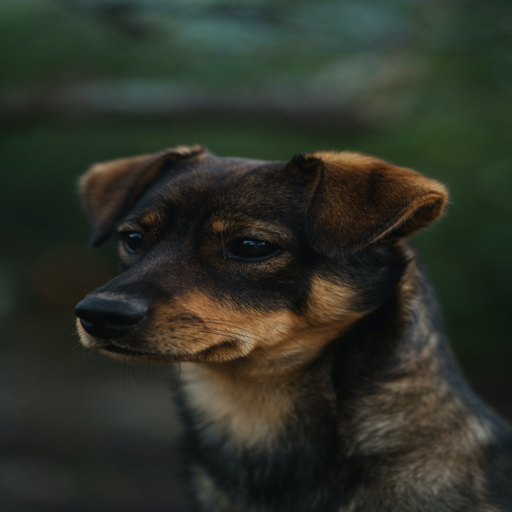
#> input picture image/dog512.png, 512 x 512 px
$ python main.py
#> lines starting #> are read from the running program, lines starting #| are printed output that depends on the picture
import os
import hashlib
import numpy as np
from PIL import Image
import math
image_path = "image/dog512.png"
# tool funtions
def calculate_sha256():
    # message_bytes = message.encode('utf-8')
    with open(image_path, 'rb') as file:
        image_bytes = file.read()
        sha256_hash = hashlib.sha256(image_bytes)
        hash_result = sha256_hash.hexdigest()
    return hash_result
def change_image_size(image_path, image_size, rename):
    img = Image.open(image_path)
    resize_image = img.resize((image_size, image_size))
    resize_image.save(f'image/{rename}.png')
    print(f"Finished resize {rename}")
def show_image(image_array):
    test = Image.fromarray(image_array)
    test.show()
# for step's function
def step4tostep6(V): # 因為step4到stpe6有重複所以在此做一個function
    # step 4
    B1, B2 = np.hsplit(V, 2)
    b1 = np.fliplr(B1)
    b2 = np.fliplr(B2)
    # step 5
    F = np.hstack((b1, b2))
    F_up, F_down = np.vsplit(F, 2)
    # 原本是分成四塊，分批上下反轉，但其實分成兩塊翻轉就好，所以直接跳到第六步，然後結合 np.flipud(F_up), np.flipud(F_down)
    # step 6
    G = np.vstack((np.flipud(F_up), np.flipud(F_down)))
    D = list(step6_cut_16(G)) # D1~D16
    d = [np.rot90(i,2) for i in D]
    # step 7
    H = np.vstack([
        np.hstack(d[:4]),
        np.hstack(d[4:8]),
        np.hstack(d[8:12]),
        np.hstack(d[12:])
    ])
    return H
def step6_cut_16(np_array): # step6's function
    vs_image = np.vsplit(np_array,4) # 切4等分，垂直等分
    y = []
    for i in vs_image:
        hs = np.hsplit(i,4) # 上面垂直切4等分的，每一段在切4等分，就有16等分了
        y.append(hs[0])
        y.append(hs[1])
        y.append(hs[2])
        y.append(hs[3])
    for i in y:
        yield i
def PWLCM_system(u , p):
    if 0 <= u and u < p:
        return u / p
    if p <= u and u < 0.5:
        return (u-p) / (0.5-p)
    if 0.5 <= u and u < 1:
        return (1-u)

def PWLCM(u_init,p, iterations):
    final_result = [u_init]

    for _ in range(iterations+200):
        result = PWLCM_system(final_result[-1], p)
        final_result.append(result)

    final_result = final_result[201:]
    return final_result
def sort_list(deal_list): # sort tools output => (value, 原始陣列的位置)
    dl_sort = sorted(deal_list) # dl_sort is deal_list_sort
    for i in range(len(deal_list)):
        yield dl_sort[i], deal_list.index(dl_sort[i])
def step11_switch(sorted_list, image_array): # step 11 switch
    image_array_copy = image_array.copy()
    M = len(image_array)
    N = len(image_array[0])
    for i in range(M):
        if sorted_list[i][1] % 2 == 0:
            shift_value = int((sorted_list[i][0] * (2**12)) % N)
            image_array_copy[i] = np.roll(image_array[i], shift = shift_value)
        else:
            shift_value = int((sorted_list[i][0] * (2**12)) % N)
            image_array_copy[i] = np.roll(image_array[i], shift = -(shift_value))
    return image_array_copy
def step16_row_diffusion(image_array, sorted_list): # step 16 use diffusion
    image_array_copy = image_array.copy()
    M = len(image_array)
    N = len(image_array[0])
    for i in range(M):
        if i ==0:
            for j in range(N):
                image_array_copy[i][j] = image_array[i][j] ^ (sorted_list[j][1])

        else:
            for j in range(N):
                image_array_copy[i][j] = image_array[i][j] ^ (image_array_copy[i-1][j])
    return image_array_copy
def step19_column_diffusion(image_array, sorted_index): # stpe 18 use diffusion
    image_array_copy = image_array.copy()
    M = len(image_array)
    N = len(image_array[0])
    for i in range(N):
        if i ==0:
            for j in range(M):
                image_array_copy[j][i] = image_array[j][i] ^ (sorted_index[j])

        else:
            for j in range(M):
                image_array_copy[j][i] = image_array[j][i] ^ (image_array_copy[j][i-1])
    return image_array_copy
def generat_block4x4(sorted_list_value): # step 20 use function
    sorted_list_value_copy = sorted_list_value.copy()
    for i in range(len(sorted_list_value)):
        if sorted_list_value[i] > 0.25:
            sorted_list_value_copy[i] = 1
        else:
            sorted_list_value_copy[i] = 0
    s = []
    for j in range(16):
        s.append(sorted_list_value_copy[8*j:8*j+8])
    def list_to_str(list_value):
        test = ''
        for i in range(8):
            test += str(list_value[i])
        return test
    for i in range(len(s)):
        s[i] = int(list_to_str(s[i]),2)
    return s
def change_array_block4x4(array): # step21 use fuction
    # 獲取數組的形狀（shape）
    height, width = array.shape
    # 定義子數組的大小 (4x4)
    subarray_height = 4
    subarray_width = 4
    # 創建一個空列表，用於存放子數組
    subarrays = []
    # 使用嵌套迴圈遍歷原始數組，將其劃分為 4x4 的子數組
    for i in range(0, height, subarray_height):
        for j in range(0, width, subarray_width):
            subarray = array[i:i+subarray_height, j:j+subarray_width]
            subarrays.append(subarray)
    return subarrays
# parameters
p1,p2,p3,p4,p5 = 0.352831074644317, 0.364731890162837, 0.371982540643799, 0.382137610925881, 0.391772603534118
u1,u2,u3,u4,u5 = 0.254738905481226, 0.261129543860916, 0.274521866927734, 0.289213722445016, 0.299768932581012
hash = calculate_sha256()
# step 1 open image
M, N = 512, 512
image = Image.open(image_path)
#> image is the input picture: PIL image 512x512 RGB; mean R, G, B 45.4, 49.2, 39.4
# step 2
red_channel, green_channel, blue_chnnel = image.split()
R = np.array(red_channel)
G = np.array(green_channel)
B = np.array(blue_chnnel)
# step 3
V1 = np.vstack((R, G, B))
H = step4tostep6(V1)
#> in step4tostep6, `G = np.vstack((np.flipud(F_up), np.flipud(F_down)))`:
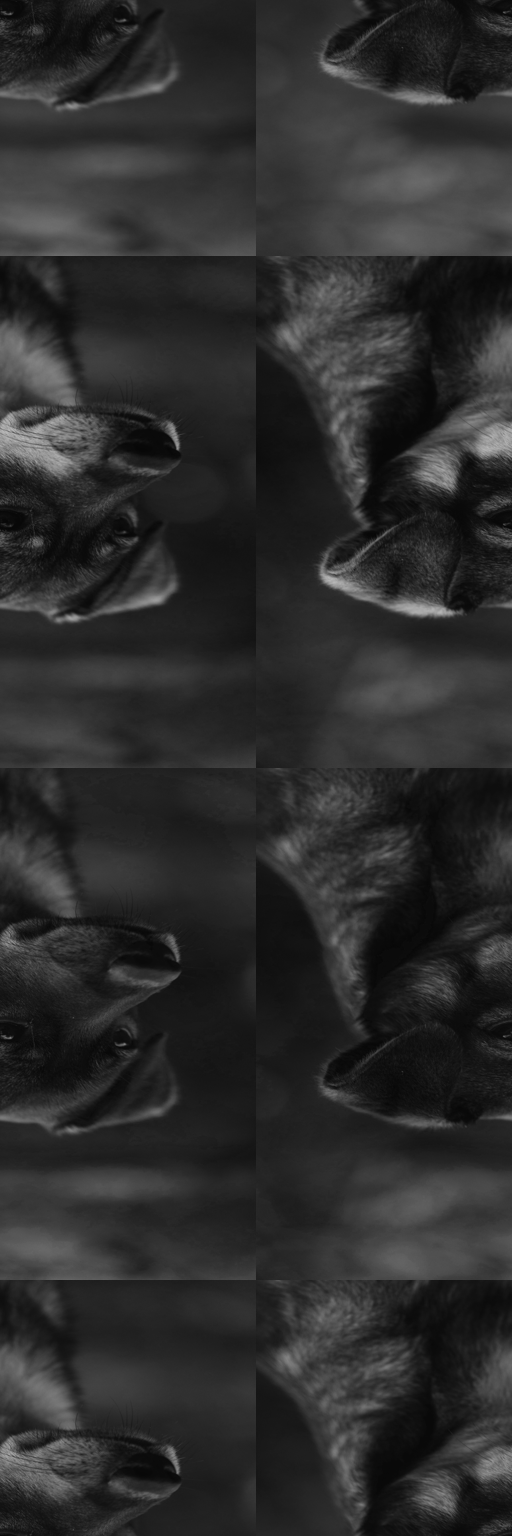
#> G: shape (1536, 512); min 5, max 184, mean 44.6
#> in step4tostep6, `D = list(step6_cut_16(G))`: D = 16 items
R1, G1, B1 = np.vsplit(H, 3)
#> B1: shape (512, 512)
# step 8
V2 = np.hstack((R1, G1, B1))
# step 9
H1 = step4tostep6(V2)
# step 10
p11 = abs(p1 - ((sum(int(i, 16) for i in hash[0:6])) - (math.ceil(sum(int(i, 16) for i in hash[0:6])/(10**15)))) * 0.01)
u11 = abs(u1 - ((sum(int(i, 16) for i in hash[6:12])) - (math.ceil(sum(int(i, 16) for i in hash[6:12])/(10**15)))) * 0.01)
u11_squence = PWLCM(u11, p11, M)
sort_u11_squence = list(sort_list(u11_squence))
# step 11
RS1 = step11_switch(sort_u11_squence, H1)
#> in step11_switch, `M = len(image_array)`: M = 512
#> in step11_switch, `N = len(image_array[0])`: N = 1536
#> the loop in step11_switch, `for i in range(M):` made 512 passes
#> shift_value on passes 1 to 12: 9, 12, 12, 30, 36, 50, 58, 59, 61, 71, 75, 81
# steo 12
R2, G2, B2 = np.hsplit(RS1,3)
#> B2: shape (512, 512)
V3 = np.vstack((R2,G2,B2))
# step 13
p21 = abs(p2 - ((sum(int(i, 16) for i in hash[12:18])) - (math.ceil(sum(int(i, 16) for i in hash[12:18])/(10**15)))) * 0.01)
u21 = abs(u2 - ((sum(int(i, 16) for i in hash[18:24])) - (math.ceil(sum(int(i, 16) for i in hash[18:24])/(10**15)))) * 0.01)
u21_squence = PWLCM(u21, p21, N)
sort_u21_squence = list(sort_list(u21_squence))
# step 14
rotv3 = np.rot90(V3, -1) # 因為up down的shift 和 右轉90度的shift 應該是一樣的，所以在這裡就先右轉90度，然後等shift好在轉回去就好
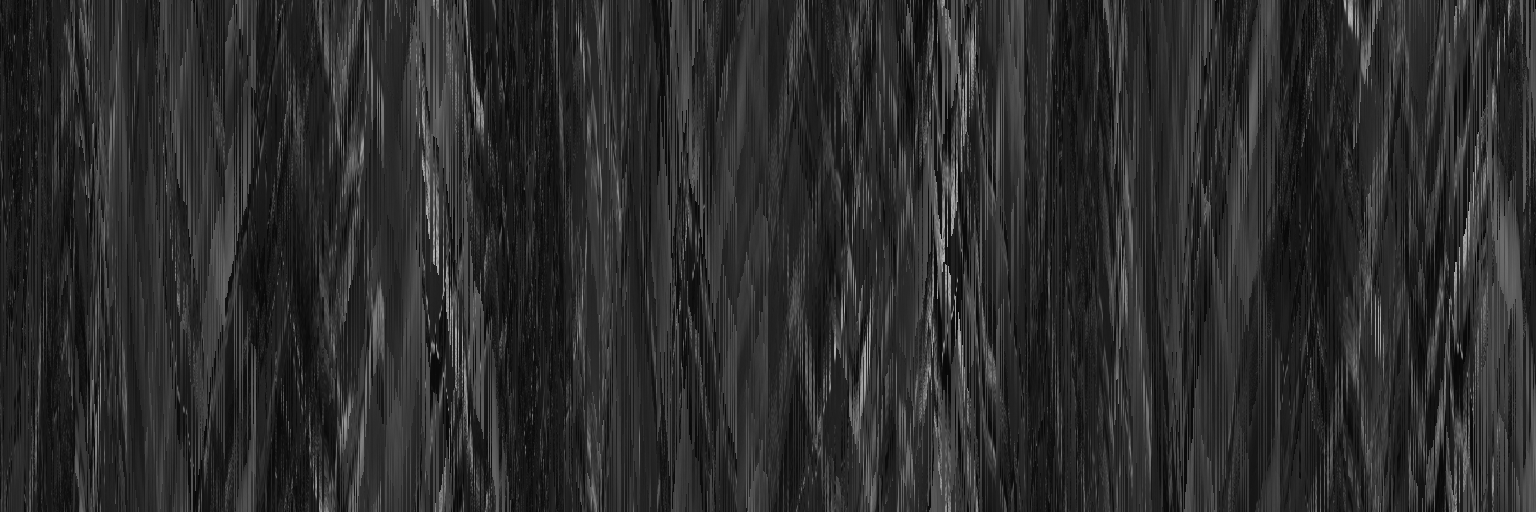
#> rotv3: shape (512, 1536); min 5, max 184, mean 44.6
rotv3shift = step11_switch(sort_u21_squence, rotv3) # output是左右shift完後的，所以要在rot回去
#> the loop in step11_switch (call 2), `for i in range(M):` made 512 passes
#> shift_value on passes 1 to 12: 7, 11, 13, 14, 22, 22, 24, 50, 62, 71, 73, 77
CS1 = np.rot90(rotv3shift, 1)
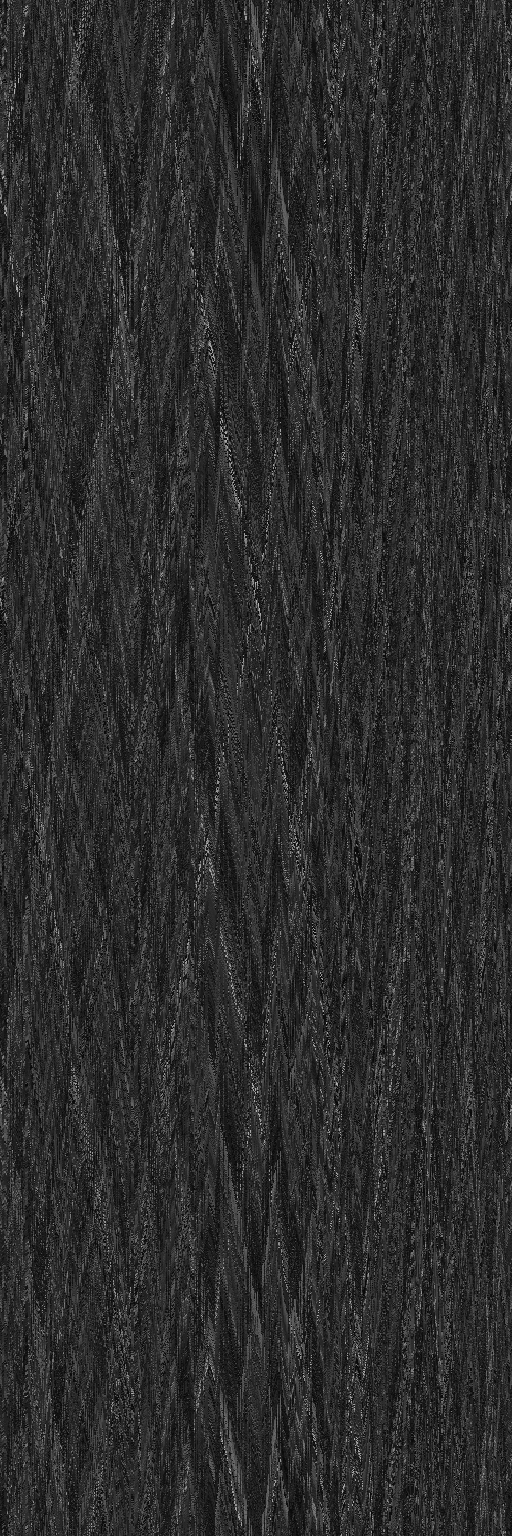
#> CS1: shape (1536, 512); min 5, max 184, mean 44.6
# step 15
p31 = abs(p3 - ((sum(int(i, 16) for i in hash[24:30])) - (math.ceil(sum(int(i, 16) for i in hash[24:30])/(10**15)))) * 0.01)
u31 = abs(u3 - ((sum(int(i, 16) for i in hash[30:36])) - (math.ceil(sum(int(i, 16) for i in hash[30:36])/(10**15)))) * 0.01)
u31_squence = PWLCM(u31, p31, N)
sort_u31_squence = list(sort_list(u31_squence))
# step 16
RD1 = step16_row_diffusion(CS1, sort_u31_squence)
#> in step16_row_diffusion, `N = len(image_array[0])`: N = 512
# step 17
R3 , G3 , B3 = np.vsplit(RD1,3)
V4 = np.hstack((R3,G3,B3))
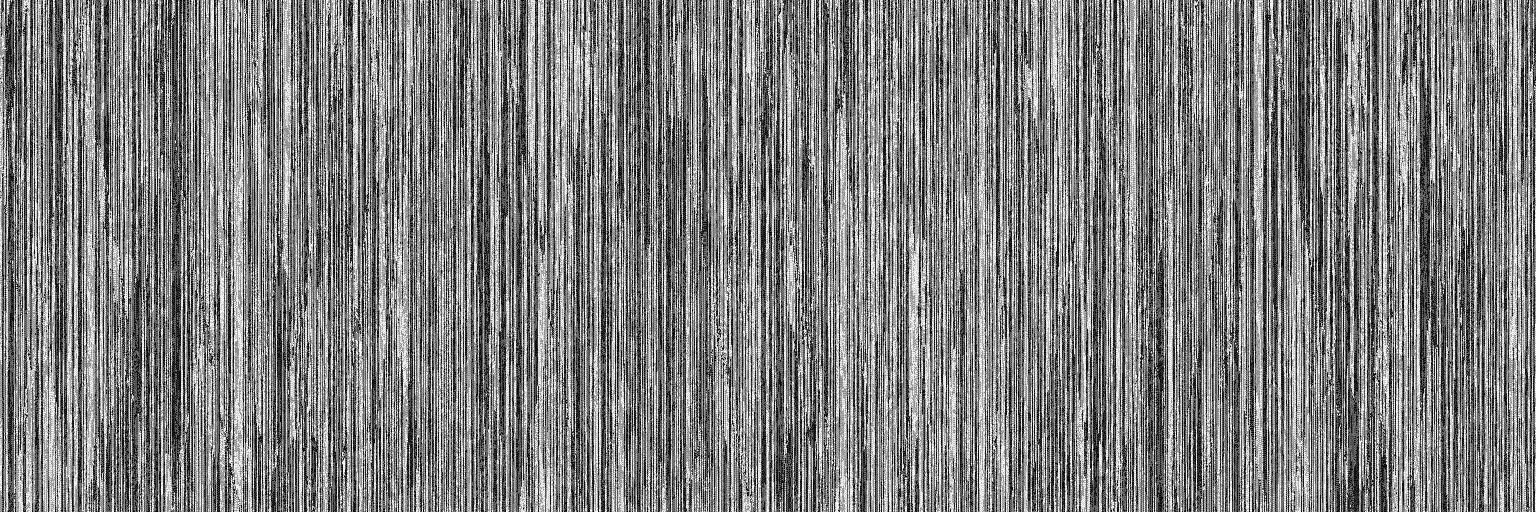
#> V4: shape (512, 1536); min 0, max 255, mean 127
# step 18
p41 = abs(p4 - ((sum(int(i, 16) for i in hash[36:42])) - (math.ceil(sum(int(i, 16) for i in hash[36:42])/(10**15)))) * 0.01)
u41 = abs(u4 - ((sum(int(i, 16) for i in hash[42:48])) - (math.ceil(sum(int(i, 16) for i in hash[42:48])/(10**15)))) * 0.01)
u41_squence = PWLCM(u41, p41, M)
sort_u41_squence = list(sort_list(u41_squence))
sort_u41_squence_index =[sort_u41_squence[i][1] for i in range(len(sort_u41_squence))] # 先取得 u41_index
# step 19
CD1 = step19_column_diffusion(V4, sort_u41_squence_index)
#> in step19_column_diffusion, `N = len(image_array[0])`: N = 1536
#> after the loop in step19_column_diffusion, `for i in range(N):`:
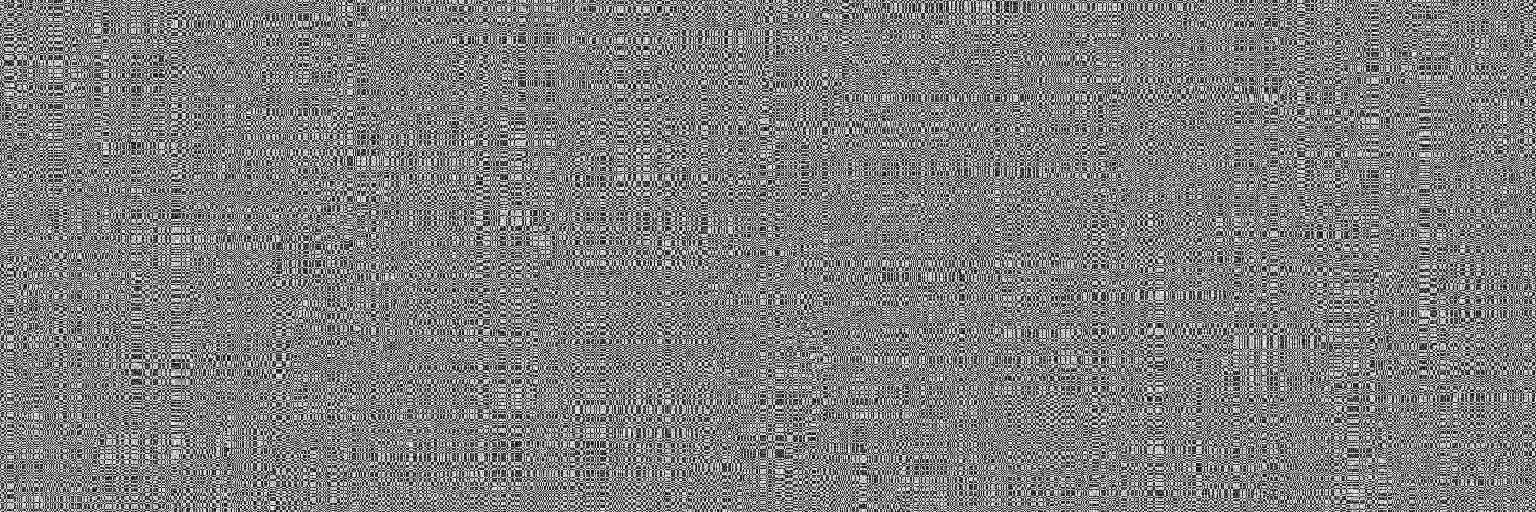
#> image_array_copy: shape (512, 1536); min 0, max 255, mean 127.6
# step 20
p51 = abs(p5 - ((sum(int(i, 16) for i in hash[36:42])) - (math.ceil(sum(int(i, 16) for i in hash[36:42])/(10**15)))) * 0.01)
u51 = abs(u5 - ((sum(int(i, 16) for i in hash[42:48])) - (math.ceil(sum(int(i, 16) for i in hash[42:48])/(10**15)))) * 0.01)
u51_squence = PWLCM(u51, p51, (8*(4*4)))
k_1d = np.array(generat_block4x4(u51_squence))
k = k_1d.reshape((4,4))
# stpe 21
BB = change_array_block4x4(CD1)
#> after the loop in change_array_block4x4, `for i in range(0, height, subarray_height):`: subarrays = 49152 items
#> BB = 49152 items
# step 22
def step22_4x4_diffusion(K, BB):
    def test(array1, array2):
        array_copy = array1.copy()
        for i in range(4):
            for j in range(4):
                array_copy[i][j] = array1[i][j] ^ array2[i][j]
        return array_copy
    BB_copy = BB.copy()
#> BB_copy = 49152 items
    for i in range(len(BB)):
        if i == 0:
            BB_copy[i] = test(BB[i], K)
        else:
            BB_copy[i] = test(BB[i], BB[i-1])
    return BB_copy
BD = step22_4x4_diffusion(k, BB)
#> BD = 49152 items
def reconstructed_array_block(BD):
    # 獲取子數組的大小
    subarray_height, subarray_width = 4,4
    # 獲取原始數組的大小
    height = 512
    width = 1536
    # 初始化大的 NumPy 數組
    reconstructed_array = np.zeros((height, width))
    # 使用嵌套迴圈將子數組放入大的數組中
    for i in range(0, height, subarray_height):
        for j in range(0, width, subarray_width):
            subarray = BD.pop(0)  # 取出列表中的第一個子數組
            reconstructed_array[i:i+subarray_height, j:j+subarray_width] = subarray
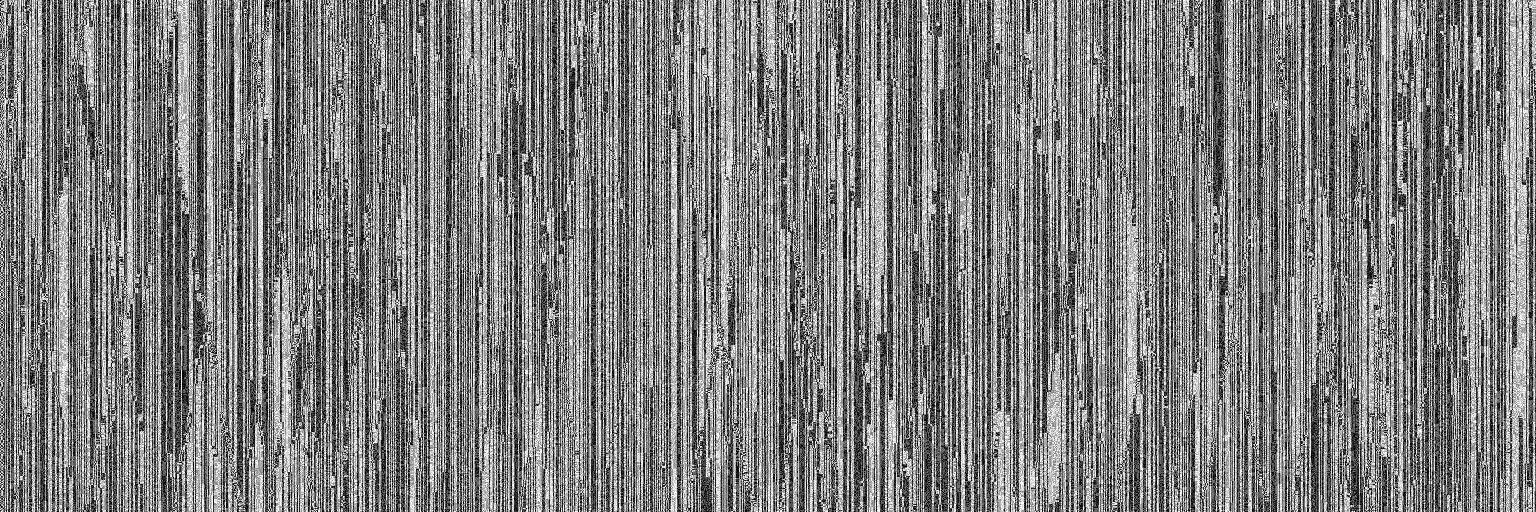
#> reconstructed_array: shape (512, 1536) float64; min 0, max 255, mean 126.6
    return reconstructed_array
BD1 = reconstructed_array_block(BD)
R4 , G4, B4 = np.hsplit(BD1,3)
test = np.stack([R4, G4, B4], axis=-1)
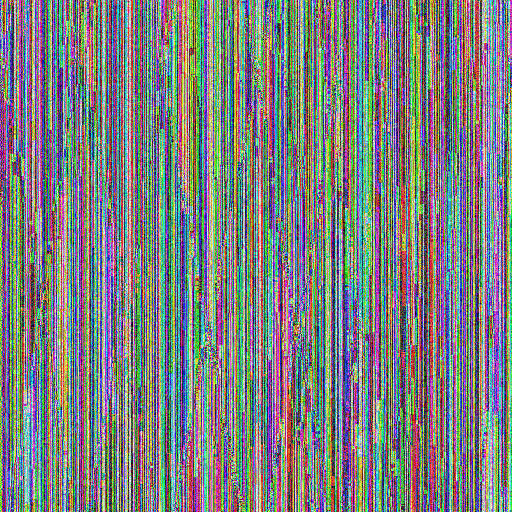
#> test: shape (512, 512, 3) float64; mean of channels 0, 1, 2 124.5, 128, 127.5; drawn as R, G, B
test_image = Image.fromarray(np.uint8(test))
test_image.show()
